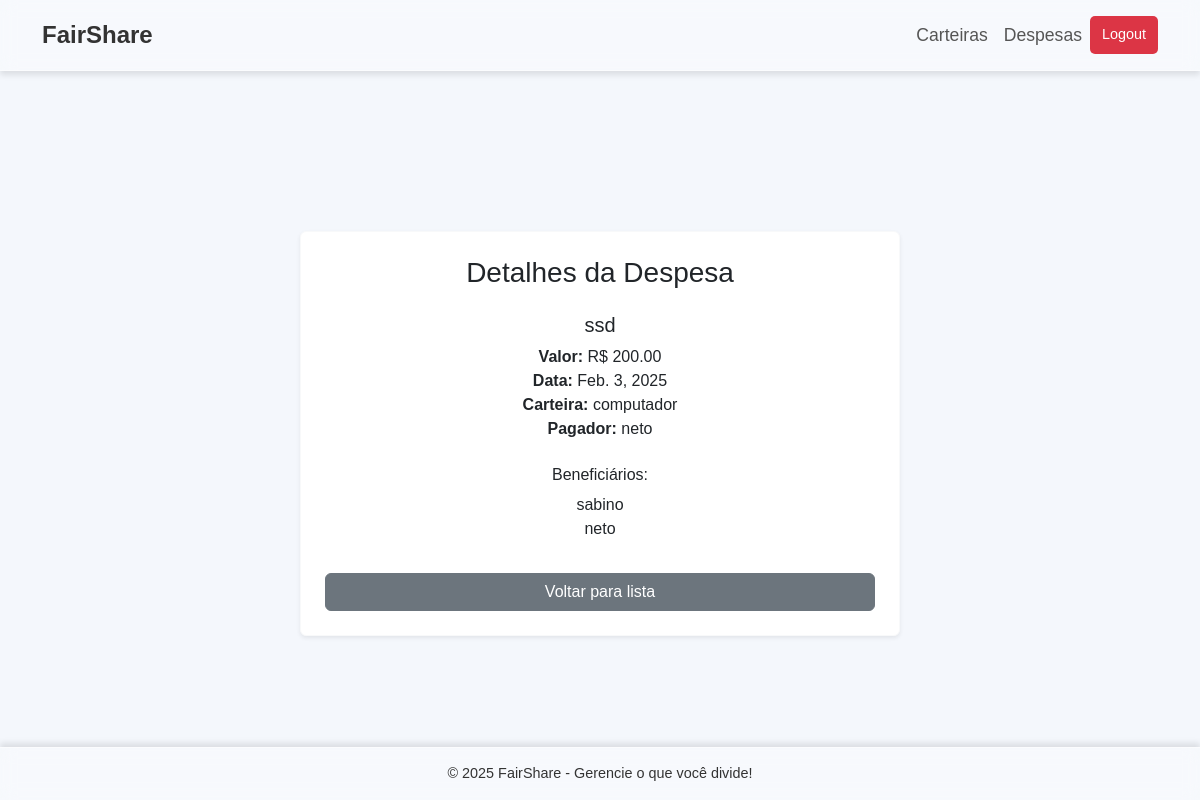
The page /expenses/1/ (signed in) on the database its author committed.
### core/models.py (models this page shows, shortened)
class Expense(models.Model):
    wallet = models.ForeignKey(
        Wallet,
        on_delete=models.CASCADE,
        related_name="expenses"
    )
    description = models.CharField(max_length=255)
    amount = models.DecimalField(max_digits=10, decimal_places=2)
    date = models.DateField(auto_now_add=True)
    payer = models.ForeignKey(
        User,
        on_delete=models.CASCADE,
        related_name="paid_expenses"
    )
    beneficiaries = models.ManyToManyField(
        User,
        related_name="shared_expenses"
    )

class Wallet(models.Model):
    name = models.CharField(max_length=255)
    description = models.TextField(blank=True, null=True)
    balance = models.DecimalField(max_digits=10, decimal_places=2, default=0)
    members = models.ManyToManyField(User, related_name="core_wallets")

### core/views.py (the view)
# urls.py: path('expenses/<int:pk>/', views.expense_detail, name='expense_detail'),
@login_required
def expense_detail(request, pk):
    expense = get_object_or_404(Expense, pk=pk, wallet__members=request.user)
    return render(request, 'core/expense_detail.html', {'expense': expense})

### templates/core/expense_detail.html
{% extends 'base.html' %}
{% block content %}
<div class="container mt-5">
    <div class="card shadow-sm border-light rounded p-4" style="max-width: 600px; margin: auto;">
        <h3 class="font-weight-bold text-dark">Detalhes da Despesa</h3>
        <div class="card-body">
            <h5 class="card-title text-dark font-weight-bold">{{ expense.description }}</h5>
            <p class="card-text">
                <strong class="font-weight-bold text-dark">Valor:</strong> R$ {{ expense.amount }}<br>
                <strong class="font-weight-bold text-dark">Data:</strong> {{ expense.date }}<br>
                <strong class="font-weight-bold text-dark">Carteira:</strong> {{ expense.wallet.name }}<br>
                <strong class="font-weight-bold text-dark">Pagador:</strong> {{ expense.payer.username }}
            </p>
            <h6 class="font-weight-bold text-dark mt-4">Beneficiários:</h6>
            <ul class="list-unstyled">
                {% for beneficiary in expense.beneficiaries.all %}
                <li class="text-dark">{{ beneficiary.username }}</li>
                {% endfor %}
            </ul>
        </div>
        <a href="{% url 'core:expense_list' %}" class="btn btn-secondary btn-custom w-100">Voltar para lista</a>
    </div>
</div>
{% endblock %}

### templates/base.html (style rules this page uses)
body { background-color: #f4f7fc; font-family: 'Arial', sans-serif; display: flex; flex-direction: column; min-height: 100vh; }

### rows shown on the page
Expense: description "ssd", amount "200.00", date "Feb. 3, 2025", wallet.name "computador", payer.username "neto"

### other values the page prints
{{ beneficiary.username }} "sabino"
{{ beneficiary.username }} "neto"
